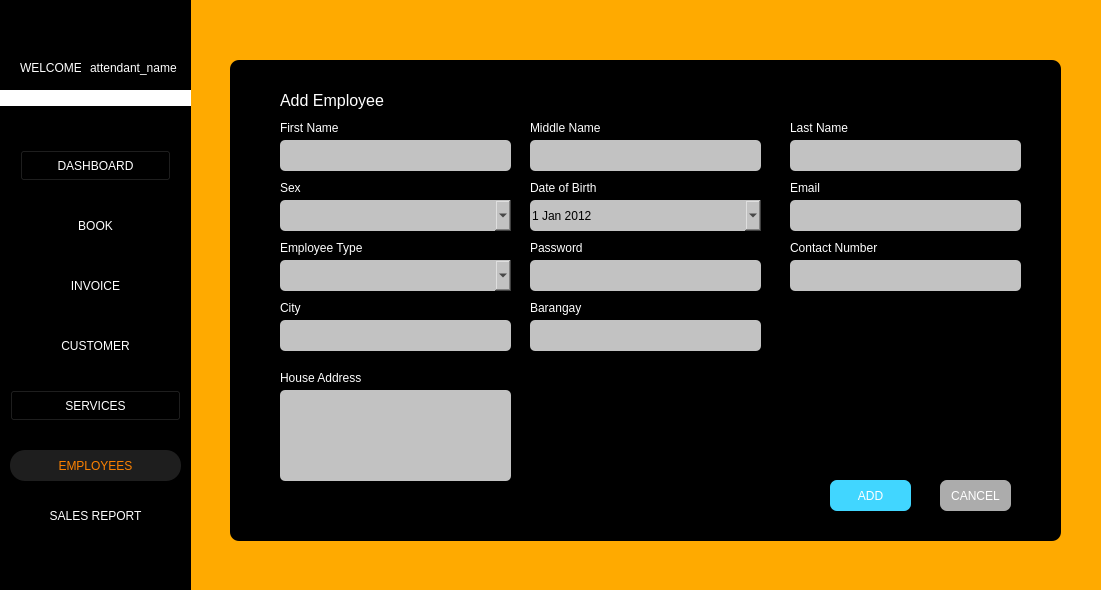
<?xml version="1.0" encoding="UTF-8"?>
<ui version="4.0">
 <class>Form</class>
 <widget class="QWidget" name="Form">
  <property name="geometry">
   <rect>
    <x>0</x>
    <y>0</y>
    <width>1101</width>
    <height>590</height>
   </rect>
  </property>
  <property name="windowTitle">
   <string>Form</string>
  </property>
  <property name="styleSheet">
   <string notr="true">background-color: rgb(255, 170, 0);</string>
  </property>
  <widget class="QPushButton" name="btn_salesrep">
   <property name="geometry">
    <rect>
     <x>10</x>
     <y>500</y>
     <width>171</width>
     <height>31</height>
    </rect>
   </property>
   <property name="styleSheet">
    <string notr="true">border-style: none;
color: #fff;

color: rgb(255, 255, 255);
background-color: rgb(0, 0, 0);</string>
   </property>
   <property name="text">
    <string>SALES REPORT</string>
   </property>
  </widget>
  <widget class="QPushButton" name="btn_settings">
   <property name="geometry">
    <rect>
     <x>0</x>
     <y>560</y>
     <width>31</width>
     <height>24</height>
    </rect>
   </property>
   <property name="styleSheet">
    <string notr="true">border-style: none;
color: rgb(255, 255, 255);
background-color: rgb(0, 0, 0);</string>
   </property>
   <property name="text">
    <string/>
   </property>
   <property name="icon">
    <iconset>
     <normaloff>img/settingsIM.png</normaloff>img/settingsIM.png</iconset>
   </property>
   <property name="iconSize">
    <size>
     <width>20</width>
     <height>20</height>
    </size>
   </property>
  </widget>
  <widget class="QPushButton" name="btn_invoice_2">
   <property name="geometry">
    <rect>
     <x>20</x>
     <y>270</y>
     <width>151</width>
     <height>31</height>
    </rect>
   </property>
   <property name="styleSheet">
    <string notr="true">border-style: none;
color: rgb(255, 255, 255);
background-color: rgb(0, 0, 0);</string>
   </property>
   <property name="text">
    <string>INVOICE</string>
   </property>
  </widget>
  <widget class="QLabel" name="label">
   <property name="geometry">
    <rect>
     <x>0</x>
     <y>0</y>
     <width>191</width>
     <height>591</height>
    </rect>
   </property>
   <property name="styleSheet">
    <string notr="true">background-color: rgb(0, 0, 0);</string>
   </property>
   <property name="text">
    <string/>
   </property>
  </widget>
  <widget class="QPushButton" name="btn_dashboard">
   <property name="geometry">
    <rect>
     <x>20</x>
     <y>150</y>
     <width>151</width>
     <height>31</height>
    </rect>
   </property>
   <property name="styleSheet">
    <string notr="true">color: rgb(255, 255, 255);
background-color: rgb(0, 0, 0);
</string>
   </property>
   <property name="text">
    <string>DASHBOARD</string>
   </property>
  </widget>
  <widget class="QLabel" name="label_12">
   <property name="geometry">
    <rect>
     <x>20</x>
     <y>60</y>
     <width>61</width>
     <height>16</height>
    </rect>
   </property>
   <property name="styleSheet">
    <string notr="true">color: rgb(255, 255, 255);
background-color: rgb(0, 0, 0);</string>
   </property>
   <property name="text">
    <string>WELCOME</string>
   </property>
  </widget>
  <widget class="QLabel" name="label_32">
   <property name="geometry">
    <rect>
     <x>70</x>
     <y>20</y>
     <width>41</width>
     <height>41</height>
    </rect>
   </property>
   <property name="styleSheet">
    <string notr="true">border-style: none;
background-color: black;
</string>
   </property>
   <property name="text">
    <string/>
   </property>
   <property name="pixmap">
    <pixmap>img/ARMS_LGO(1).png</pixmap>
   </property>
   <property name="scaledContents">
    <bool>true</bool>
   </property>
  </widget>
  <widget class="QPushButton" name="btn_customer">
   <property name="geometry">
    <rect>
     <x>20</x>
     <y>330</y>
     <width>151</width>
     <height>31</height>
    </rect>
   </property>
   <property name="styleSheet">
    <string notr="true">border-style: none;
color: #fff;
color: rgb(255, 255, 255);
background-color: rgb(0, 0, 0);
</string>
   </property>
   <property name="text">
    <string>CUSTOMER</string>
   </property>
  </widget>
  <widget class="QPushButton" name="btn_books">
   <property name="geometry">
    <rect>
     <x>20</x>
     <y>210</y>
     <width>151</width>
     <height>31</height>
    </rect>
   </property>
   <property name="styleSheet">
    <string notr="true">border-style: none;
color: #fff;
color: rgb(255, 255, 255);
background-color: rgb(0, 0, 0);

</string>
   </property>
   <property name="text">
    <string>BOOK</string>
   </property>
  </widget>
  <widget class="QPushButton" name="btn_employees">
   <property name="geometry">
    <rect>
     <x>10</x>
     <y>450</y>
     <width>171</width>
     <height>31</height>
    </rect>
   </property>
   <property name="styleSheet">
    <string notr="true">border-style: none;
color: #FC8100;
border-radius: 15px;
background-color: #1E1E1E;
</string>
   </property>
   <property name="text">
    <string>EMPLOYEES</string>
   </property>
  </widget>
  <widget class="QLabel" name="label_2">
   <property name="geometry">
    <rect>
     <x>0</x>
     <y>90</y>
     <width>191</width>
     <height>16</height>
    </rect>
   </property>
   <property name="styleSheet">
    <string notr="true">background-color: rgb(255, 255, 255);</string>
   </property>
   <property name="text">
    <string/>
   </property>
  </widget>
  <widget class="QLabel" name="attendant_name">
   <property name="geometry">
    <rect>
     <x>90</x>
     <y>60</y>
     <width>91</width>
     <height>16</height>
    </rect>
   </property>
   <property name="styleSheet">
    <string notr="true">color: rgb(255, 255, 255);
background-color: rgb(0, 0, 0);</string>
   </property>
   <property name="text">
    <string>attendant_name</string>
   </property>
  </widget>
  <widget class="QPushButton" name="btn_services">
   <property name="geometry">
    <rect>
     <x>10</x>
     <y>390</y>
     <width>171</width>
     <height>31</height>
    </rect>
   </property>
   <property name="styleSheet">
    <string notr="true">color: rgb(255, 255, 255);
background-color: rgb(0, 0, 0);
</string>
   </property>
   <property name="text">
    <string>SERVICES</string>
   </property>
  </widget>
  <widget class="QLabel" name="label_261">
   <property name="geometry">
    <rect>
     <x>530</x>
     <y>300</y>
     <width>81</width>
     <height>16</height>
    </rect>
   </property>
   <property name="styleSheet">
    <string notr="true">color: rgb(255, 255, 255);
font: 8pt &quot;Segoe UI&quot;;
background-color: rgb(0, 0, 0);</string>
   </property>
   <property name="text">
    <string>Barangay</string>
   </property>
  </widget>
  <widget class="QLabel" name="label_251">
   <property name="geometry">
    <rect>
     <x>530</x>
     <y>180</y>
     <width>81</width>
     <height>16</height>
    </rect>
   </property>
   <property name="styleSheet">
    <string notr="true">color: rgb(255, 255, 255);
font: 8pt &quot;Segoe UI&quot;;
background-color: rgb(0, 0, 0);</string>
   </property>
   <property name="text">
    <string>Date of Birth</string>
   </property>
  </widget>
  <widget class="QLineEdit" name="txt_add_emp_brngy">
   <property name="geometry">
    <rect>
     <x>530</x>
     <y>320</y>
     <width>231</width>
     <height>31</height>
    </rect>
   </property>
   <property name="styleSheet">
    <string notr="true">background-color: rgb(194, 194, 194);
border-radius: 5px;
</string>
   </property>
   <property name="echoMode">
    <enum>QLineEdit::Normal</enum>
   </property>
  </widget>
  <widget class="QLineEdit" name="txt_middlename_3">
   <property name="geometry">
    <rect>
     <x>530</x>
     <y>140</y>
     <width>231</width>
     <height>31</height>
    </rect>
   </property>
   <property name="styleSheet">
    <string notr="true">background-color: rgb(194, 194, 194);
border-radius: 5px;
</string>
   </property>
  </widget>
  <widget class="QLineEdit" name="txt_add_emp_city">
   <property name="geometry">
    <rect>
     <x>280</x>
     <y>320</y>
     <width>231</width>
     <height>31</height>
    </rect>
   </property>
   <property name="styleSheet">
    <string notr="true">background-color: rgb(194, 194, 194);
border-radius: 5px;
</string>
   </property>
   <property name="echoMode">
    <enum>QLineEdit::Normal</enum>
   </property>
  </widget>
  <widget class="QLabel" name="label_255">
   <property name="geometry">
    <rect>
     <x>280</x>
     <y>120</y>
     <width>81</width>
     <height>16</height>
    </rect>
   </property>
   <property name="styleSheet">
    <string notr="true">color: rgb(255, 255, 255);
font: 8pt &quot;Segoe UI&quot;;
background-color: rgb(0, 0, 0);</string>
   </property>
   <property name="text">
    <string>First Name</string>
   </property>
  </widget>
  <widget class="QPushButton" name="btn_add_service_2">
   <property name="geometry">
    <rect>
     <x>830</x>
     <y>480</y>
     <width>81</width>
     <height>31</height>
    </rect>
   </property>
   <property name="styleSheet">
    <string notr="true">color: rgb(255, 255, 255);
background-color: rgb(65, 214, 255);
border-radius: 7px;</string>
   </property>
   <property name="text">
    <string>ADD</string>
   </property>
  </widget>
  <widget class="QLineEdit" name="txt_firstname_3">
   <property name="geometry">
    <rect>
     <x>280</x>
     <y>140</y>
     <width>231</width>
     <height>31</height>
    </rect>
   </property>
   <property name="styleSheet">
    <string notr="true">background-color: rgb(194, 194, 194);
border-radius: 5px;
</string>
   </property>
  </widget>
  <widget class="QLabel" name="label_257">
   <property name="geometry">
    <rect>
     <x>230</x>
     <y>60</y>
     <width>831</width>
     <height>481</height>
    </rect>
   </property>
   <property name="styleSheet">
    <string notr="true">background-color: rgb(0, 0, 0);
border-radius: 9px;
</string>
   </property>
   <property name="text">
    <string>l</string>
   </property>
  </widget>
  <widget class="QLabel" name="label_254">
   <property name="geometry">
    <rect>
     <x>790</x>
     <y>240</y>
     <width>91</width>
     <height>16</height>
    </rect>
   </property>
   <property name="styleSheet">
    <string notr="true">color: rgb(255, 255, 255);
font: 8pt &quot;Segoe UI&quot;;
background-color: rgb(0, 0, 0);</string>
   </property>
   <property name="text">
    <string>Contact Number</string>
   </property>
  </widget>
  <widget class="QLineEdit" name="txt_lastname_3">
   <property name="geometry">
    <rect>
     <x>790</x>
     <y>140</y>
     <width>231</width>
     <height>31</height>
    </rect>
   </property>
   <property name="styleSheet">
    <string notr="true">background-color: rgb(194, 194, 194);
border-radius: 5px;
</string>
   </property>
  </widget>
  <widget class="QLabel" name="label_259">
   <property name="geometry">
    <rect>
     <x>280</x>
     <y>90</y>
     <width>111</width>
     <height>21</height>
    </rect>
   </property>
   <property name="font">
    <font>
     <family>Segoe UI</family>
     <pointsize>12</pointsize>
     <italic>false</italic>
     <bold>false</bold>
    </font>
   </property>
   <property name="styleSheet">
    <string notr="true">color: rgb(255, 255, 255);
font: 12pt &quot;Segoe UI&quot;;
background-color: rgb(0, 0, 0);</string>
   </property>
   <property name="text">
    <string>Add Employee</string>
   </property>
  </widget>
  <widget class="QLabel" name="label_252">
   <property name="geometry">
    <rect>
     <x>280</x>
     <y>240</y>
     <width>101</width>
     <height>16</height>
    </rect>
   </property>
   <property name="styleSheet">
    <string notr="true">color: rgb(255, 255, 255);
font: 8pt &quot;Segoe UI&quot;;
background-color: rgb(0, 0, 0);</string>
   </property>
   <property name="text">
    <string>Employee Type</string>
   </property>
  </widget>
  <widget class="QLabel" name="label_231">
   <property name="geometry">
    <rect>
     <x>530</x>
     <y>120</y>
     <width>81</width>
     <height>16</height>
    </rect>
   </property>
   <property name="styleSheet">
    <string notr="true">color: rgb(255, 255, 255);
font: 8pt &quot;Segoe UI&quot;;
background-color: rgb(0, 0, 0);</string>
   </property>
   <property name="text">
    <string>Middle Name</string>
   </property>
  </widget>
  <widget class="QLineEdit" name="txt_emp_email">
   <property name="geometry">
    <rect>
     <x>790</x>
     <y>200</y>
     <width>231</width>
     <height>31</height>
    </rect>
   </property>
   <property name="styleSheet">
    <string notr="true">background-color: rgb(194, 194, 194);
border-radius: 5px;
</string>
   </property>
  </widget>
  <widget class="QLabel" name="label_262">
   <property name="geometry">
    <rect>
     <x>280</x>
     <y>370</y>
     <width>81</width>
     <height>16</height>
    </rect>
   </property>
   <property name="styleSheet">
    <string notr="true">color: rgb(255, 255, 255);
font: 8pt &quot;Segoe UI&quot;;
background-color: rgb(0, 0, 0);</string>
   </property>
   <property name="text">
    <string>House Address</string>
   </property>
  </widget>
  <widget class="QLabel" name="label_256">
   <property name="geometry">
    <rect>
     <x>280</x>
     <y>180</y>
     <width>91</width>
     <height>16</height>
    </rect>
   </property>
   <property name="styleSheet">
    <string notr="true">color: rgb(255, 255, 255);
font: 8pt &quot;Segoe UI&quot;;
background-color: rgb(0, 0, 0);</string>
   </property>
   <property name="text">
    <string>Sex</string>
   </property>
  </widget>
  <widget class="QComboBox" name="drp_employee_sex">
   <property name="geometry">
    <rect>
     <x>280</x>
     <y>200</y>
     <width>231</width>
     <height>31</height>
    </rect>
   </property>
   <property name="styleSheet">
    <string notr="true">background-color: rgb(194, 194, 194);
border-radius: 5px;
</string>
   </property>
  </widget>
  <widget class="QLabel" name="label_260">
   <property name="geometry">
    <rect>
     <x>280</x>
     <y>300</y>
     <width>81</width>
     <height>16</height>
    </rect>
   </property>
   <property name="styleSheet">
    <string notr="true">color: rgb(255, 255, 255);
font: 8pt &quot;Segoe UI&quot;;
background-color: rgb(0, 0, 0);</string>
   </property>
   <property name="text">
    <string>City</string>
   </property>
  </widget>
  <widget class="QDateEdit" name="date_dob_emp">
   <property name="geometry">
    <rect>
     <x>530</x>
     <y>200</y>
     <width>231</width>
     <height>31</height>
    </rect>
   </property>
   <property name="styleSheet">
    <string notr="true">background-color: rgb(194, 194, 194);
border-radius: 5px;
</string>
   </property>
   <property name="minimumDate">
    <date>
     <year>2012</year>
     <month>1</month>
     <day>1</day>
    </date>
   </property>
   <property name="calendarPopup">
    <bool>true</bool>
   </property>
  </widget>
  <widget class="QPushButton" name="btn_cancel_service_2">
   <property name="geometry">
    <rect>
     <x>940</x>
     <y>480</y>
     <width>71</width>
     <height>31</height>
    </rect>
   </property>
   <property name="styleSheet">
    <string notr="true">color: rgb(255, 255, 255);
background-color: rgb(172, 172, 172);
border-radius: 7px;</string>
   </property>
   <property name="text">
    <string>CANCEL</string>
   </property>
  </widget>
  <widget class="QTextEdit" name="txt_emp_houseadd">
   <property name="geometry">
    <rect>
     <x>280</x>
     <y>390</y>
     <width>231</width>
     <height>91</height>
    </rect>
   </property>
   <property name="styleSheet">
    <string notr="true">background-color: rgb(194, 194, 194);
border-radius: 5px;
</string>
   </property>
  </widget>
  <widget class="QLineEdit" name="txt_add_emp_password">
   <property name="geometry">
    <rect>
     <x>530</x>
     <y>260</y>
     <width>231</width>
     <height>31</height>
    </rect>
   </property>
   <property name="styleSheet">
    <string notr="true">background-color: rgb(194, 194, 194);
border-radius: 5px;
</string>
   </property>
   <property name="echoMode">
    <enum>QLineEdit::Password</enum>
   </property>
  </widget>
  <widget class="QComboBox" name="drp_emp_type">
   <property name="geometry">
    <rect>
     <x>280</x>
     <y>260</y>
     <width>231</width>
     <height>31</height>
    </rect>
   </property>
   <property name="styleSheet">
    <string notr="true">background-color: rgb(194, 194, 194);
border-radius: 5px;
</string>
   </property>
  </widget>
  <widget class="QLabel" name="label_234">
   <property name="geometry">
    <rect>
     <x>530</x>
     <y>240</y>
     <width>81</width>
     <height>16</height>
    </rect>
   </property>
   <property name="styleSheet">
    <string notr="true">color: rgb(255, 255, 255);
font: 8pt &quot;Segoe UI&quot;;
background-color: rgb(0, 0, 0);</string>
   </property>
   <property name="text">
    <string>Password</string>
   </property>
  </widget>
  <widget class="QLabel" name="label_258">
   <property name="geometry">
    <rect>
     <x>790</x>
     <y>180</y>
     <width>81</width>
     <height>16</height>
    </rect>
   </property>
   <property name="styleSheet">
    <string notr="true">color: rgb(255, 255, 255);
font: 8pt &quot;Segoe UI&quot;;
background-color: rgb(0, 0, 0);</string>
   </property>
   <property name="text">
    <string>Email</string>
   </property>
  </widget>
  <widget class="QLineEdit" name="txt_add_emp_contactnum">
   <property name="geometry">
    <rect>
     <x>790</x>
     <y>260</y>
     <width>231</width>
     <height>31</height>
    </rect>
   </property>
   <property name="styleSheet">
    <string notr="true">background-color: rgb(194, 194, 194);
border-radius: 5px;
</string>
   </property>
  </widget>
  <widget class="QLabel" name="label_233">
   <property name="geometry">
    <rect>
     <x>790</x>
     <y>120</y>
     <width>81</width>
     <height>16</height>
    </rect>
   </property>
   <property name="styleSheet">
    <string notr="true">color: rgb(255, 255, 255);
font: 8pt &quot;Segoe UI&quot;;
background-color: rgb(0, 0, 0);</string>
   </property>
   <property name="text">
    <string>Last Name</string>
   </property>
  </widget>
  <zorder>label_257</zorder>
  <zorder>label</zorder>
  <zorder>btn_salesrep</zorder>
  <zorder>btn_settings</zorder>
  <zorder>btn_invoice_2</zorder>
  <zorder>btn_dashboard</zorder>
  <zorder>label_12</zorder>
  <zorder>label_32</zorder>
  <zorder>btn_customer</zorder>
  <zorder>btn_books</zorder>
  <zorder>btn_employees</zorder>
  <zorder>label_2</zorder>
  <zorder>attendant_name</zorder>
  <zorder>btn_services</zorder>
  <zorder>label_261</zorder>
  <zorder>label_251</zorder>
  <zorder>txt_add_emp_brngy</zorder>
  <zorder>txt_middlename_3</zorder>
  <zorder>txt_add_emp_city</zorder>
  <zorder>label_255</zorder>
  <zorder>btn_add_service_2</zorder>
  <zorder>txt_firstname_3</zorder>
  <zorder>label_254</zorder>
  <zorder>txt_lastname_3</zorder>
  <zorder>label_259</zorder>
  <zorder>label_252</zorder>
  <zorder>label_231</zorder>
  <zorder>txt_emp_email</zorder>
  <zorder>label_262</zorder>
  <zorder>label_256</zorder>
  <zorder>drp_employee_sex</zorder>
  <zorder>label_260</zorder>
  <zorder>date_dob_emp</zorder>
  <zorder>btn_cancel_service_2</zorder>
  <zorder>txt_emp_houseadd</zorder>
  <zorder>txt_add_emp_password</zorder>
  <zorder>drp_emp_type</zorder>
  <zorder>label_234</zorder>
  <zorder>label_258</zorder>
  <zorder>txt_add_emp_contactnum</zorder>
  <zorder>label_233</zorder>
 </widget>
 <resources/>
 <connections/>
</ui>
